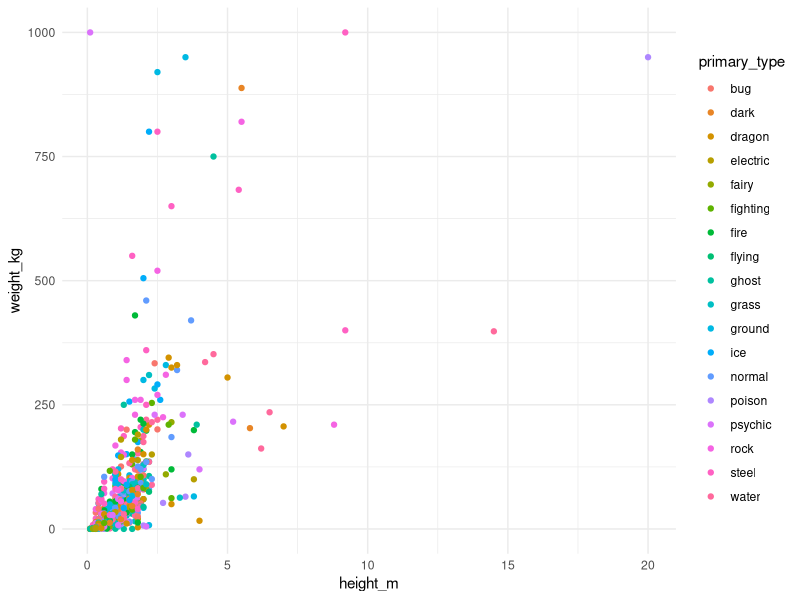

Generate this figure with R:
library(here)
library(tidyverse)
library(ggplot2)

pokemon <- read_csv(here("data", "pokemon.csv"))

ggplot(pokemon, aes(x = height_m, y = weight_kg, color = primary_type)) +
  geom_point() +
  theme_minimal()
